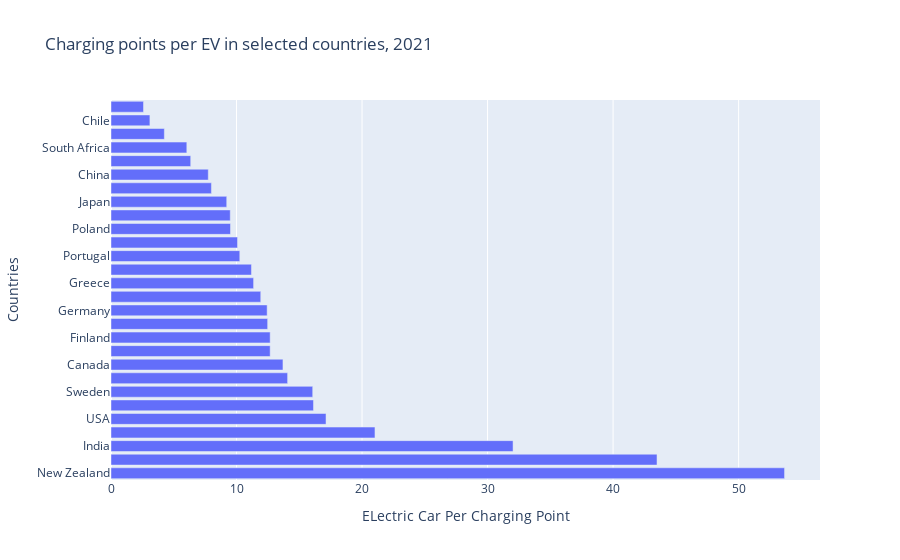

The notebook cell saved with this chart:
### Code cell
fig = px.bar(
            ev_per_cp,
            x= ev_per_cp["ev_per_charging_points"],
            y=ev_per_cp.index.to_list(),
            orientation='h',
            title="Charging points per EV in selected countries, 2021",
            labels=dict(y="Countries", ev_per_charging_points="ELectric Car Per Charging Point")
            )
fig.show()

### Figure 1 — Plotly figure (JSON) as saved in the notebook; plotly's stock layout.template omitted (floating-point values rounded to 4 significant figures)
{"data": [{"alignmentgroup": "True", "hovertemplate": "ELectric Car Per Charging Point=%{x}<br>Countries=%{y}<extra></extra>", "legendgroup": "", "marker": {"color": "#636efa", "pattern": {"shape": ""}}, "name": "", "offsetgroup": "", "orientation": "h", "showlegend": false, "textposition": "auto", "type": "bar", "x": [53.66, 43.5, 32.03, 21.03, 17.13, 16.13, 16.07, 14.07, 13.7, 12.68, 12.68, 12.48, 12.44, 11.93, 11.36, 11.19, 10.26, 10.08, 9.52, 9.5, 9.22, 8, 7.75, 6.35, 6.04, 4.25, 3.1, 2.59], "xaxis": "x", "y": ["New Zealand", "Iceland", "India", "Norway", "USA", "Australia", "Sweden", "Denmark", "Canada", "Brazil", "Finland", "Belgium", "Germany", "United Kingdom", "Greece", "France", "Portugal", "Spain", "Poland", "Switzerland", "Japan", "Italy", "China", "Mexico", "South Africa", "Netherlands", "Chile", "Korea"], "yaxis": "y"}], "layout": {"barmode": "relative", "legend": {"tracegroupgap": 0}, "title": {"text": "Charging points per EV in selected countries, 2021"}, "xaxis": {"anchor": "y", "domain": [0, 1], "title": {"text": "ELectric Car Per Charging Point"}}, "yaxis": {"anchor": "x", "domain": [0, 1], "title": {"text": "Countries"}}}}
